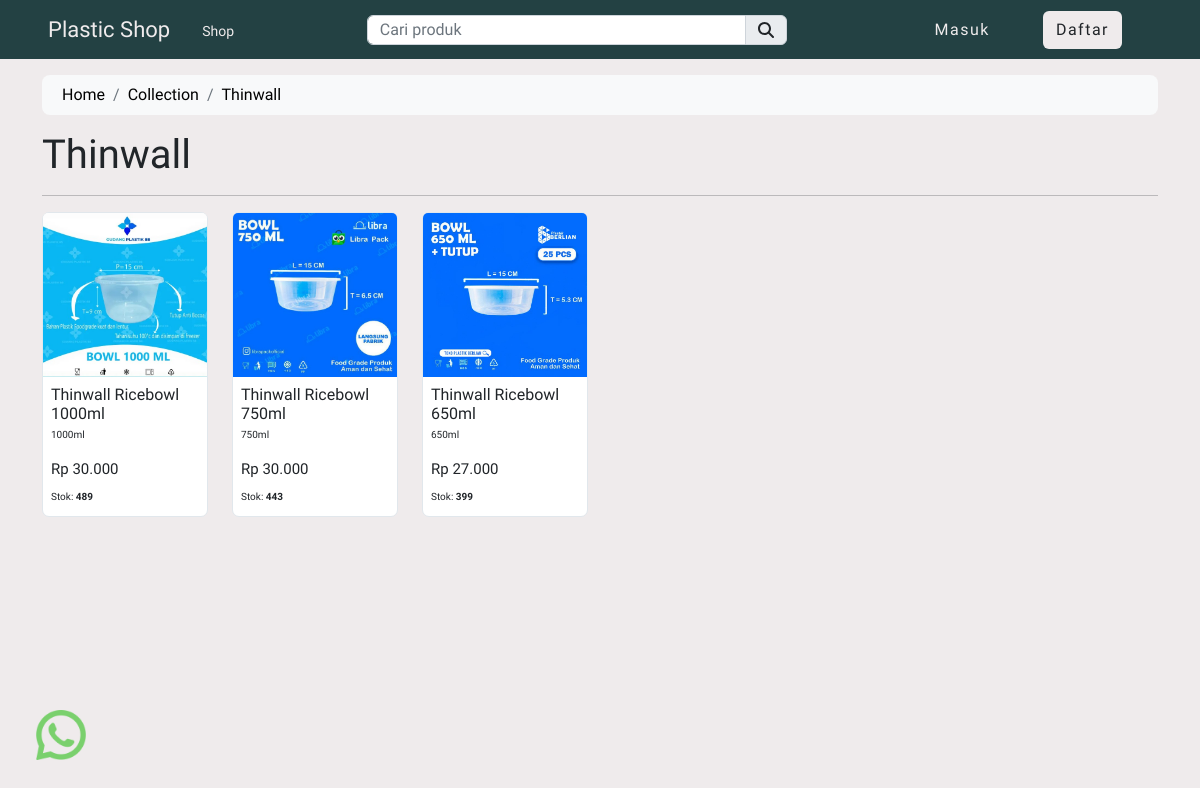
The app's page /collections/thinwall, older data.
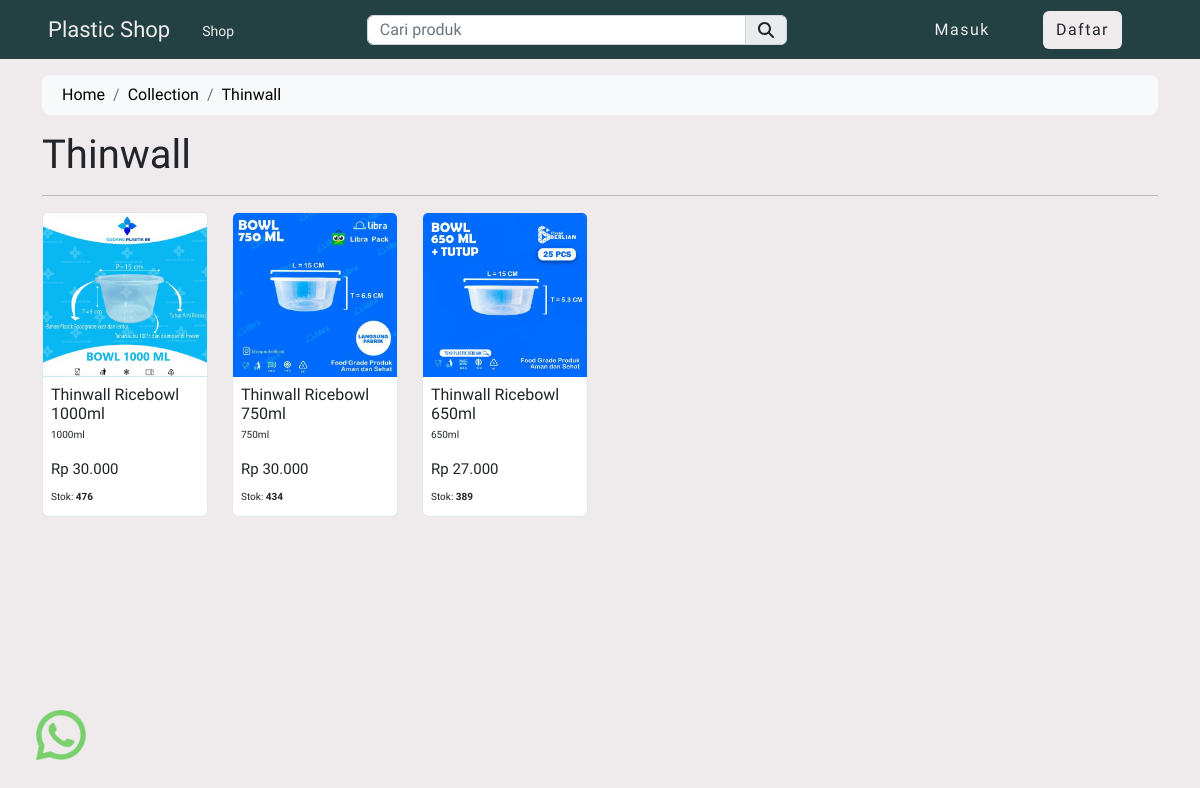
The same page, newer data.
### store/models.py (models this page shows, shortened)
class Produk(Model):
    kategori = ForeignKey(Kategori, on_delete=CASCADE)
    slug = CharField(max_length=150, null=False, blank=False)
    name = CharField(max_length=150, null=False, blank=False)
    product_image = ImageField(
        upload_to=get_file_path, null=False, blank=False)
    small_description = CharField(max_length=250, null=False, blank=False)
    size = CharField(max_length=25, null=True, blank=True)
    kuantitas = IntegerField(null=True, blank=True)
    stok = IntegerField(null=False, blank=False)
    description = TextField(max_length=500, null=False, blank=False)
    selling_price = FloatField(null=False, blank=False)
    status = BooleanField(
        default=False, help_text="0=default, 1=Hidden")
    trending = BooleanField(
        default=False, help_text="0=default, 1=Trending")
    create_at = DateTimeField(auto_now_add=True)

### store/views.py (the view)
# urls.py: path('collections/<str:slug>', collectionsview, name="collectionsview"),
def collectionsview(request, slug):
    user_agent = request.META.get('HTTP_USER_AGENT', '')
    device_type = parse(user_agent)
    if (Kategori.objects.filter(slug=slug, status=0)):
        if device_type.is_mobile:
            if device_type.device.family == 'iPhone' or device_type.os.family == 'Android':
                template_name = 'store/mobile/products/index.html'
            else:
                template_name = 'store/mobile/products/index.html'
        elif device_type.is_tablet:
            if device_type.device.family == 'iPad' or device_type.os.family == 'Android':
                template_name = 'store/tablet/products/index.html'
            else:
                template_name = 'store/tablet/products/index.html'
        elif device_type.is_pc:
            if device_type.os.family == 'Mac OS X' or device_type.os.family == 'Windows':
                template_name = 'store/desktop/products/index.html'
            else:
                template_name = 'store/desktop/products/index.html'
        else:
            template_name = 'store/desktop/products/index.html'
        products = Produk.objects.filter(kategori__slug=slug)
        category = Kategori.objects.filter(slug=slug).first()
        context = {'products': products, 'category': category}
        return render(request, template_name, context)
    else:
        messages.warning(request, "Tidak ada kategori yang ditemukan")
        return redirect('collections')

### store/templates/store/desktop/products/index.html
{% extends 'store/desktop/layouts/main.html' %}
{% load static %}
{% load humanize %}
{% block content %}
<div class="container py-3">
    <div class="row">
        <div class="col">
            <nav aria-label="breadcrumb" class="bg-light rounded-3 p-2 mb-3">
                <div class="container">
                    <ol class="breadcrumb mb-0">
                        <li class="breadcrumb-item"><a href="{% url 'home' %}">Home</a></li>
                        <li class="breadcrumb-item"><a href="{% url 'collections' %}">Collection</a>
                        </li>
                        <li class="breadcrumb-item active" aria-current="page"><a
                                href="{% url 'collectionsview' category.slug %} ">{{ category.name }}</a>
                        </li>
                    </ol>
                </div>
            </nav>
        </div>
        <div class="col-md-12" style="margin-bottom: 20%;">
            <h1> {{ category.name }} </h1>
            <hr>
            <div class="row">
                {% for item in products %}
                <div class="col-md-2">
                    <div class="card">
                        <a href="{% url 'productview' item.kategori.slug item.slug %}">
                            <div class="category-image">
                                <img src="{{ item.product_image.url }}" class="card-img-top" alt="Laptop" />
                                <div class="p-2">
                                    <div class="text-dark">
                                        <h6 class="mb-1">{{ item.name }}
                                        </h6>
                                        <p class="mb-3" style="font-size: 10px;">
                                            {{ item.size }}</p>
                                    </div>
                                    <div class="d-flex justify-content-between mb-2">
                                        <p style="font-size: 15px;" class="text-dark mb-0">
                                            Rp {{ item.selling_price | stringformat:'d' | intcomma }}</p>
                                    </div>
                                    <div class="d-flex justify-content-between mb-1">
                                        <p style="font-size: 10px;" class="text-dark mb-0">Stok: <span class="fw-bold">
                                                {{ item.stok }}</span>
                                    </div>
                                </div>
                            </div>
                        </a>
                    </div>
                </div>
                {% endfor %}
            </div>
        </div>
    </div>
</div>
{% endblock content %}

Row changes from the older to the newer data that the page shows:
changed Produk "Thinwall Ricebowl 1000ml": stok "489" → "476"
changed Produk "Thinwall Ricebowl 750ml": stok "443" → "434"
changed Produk "Thinwall Ricebowl 650ml": stok "399" → "389"
